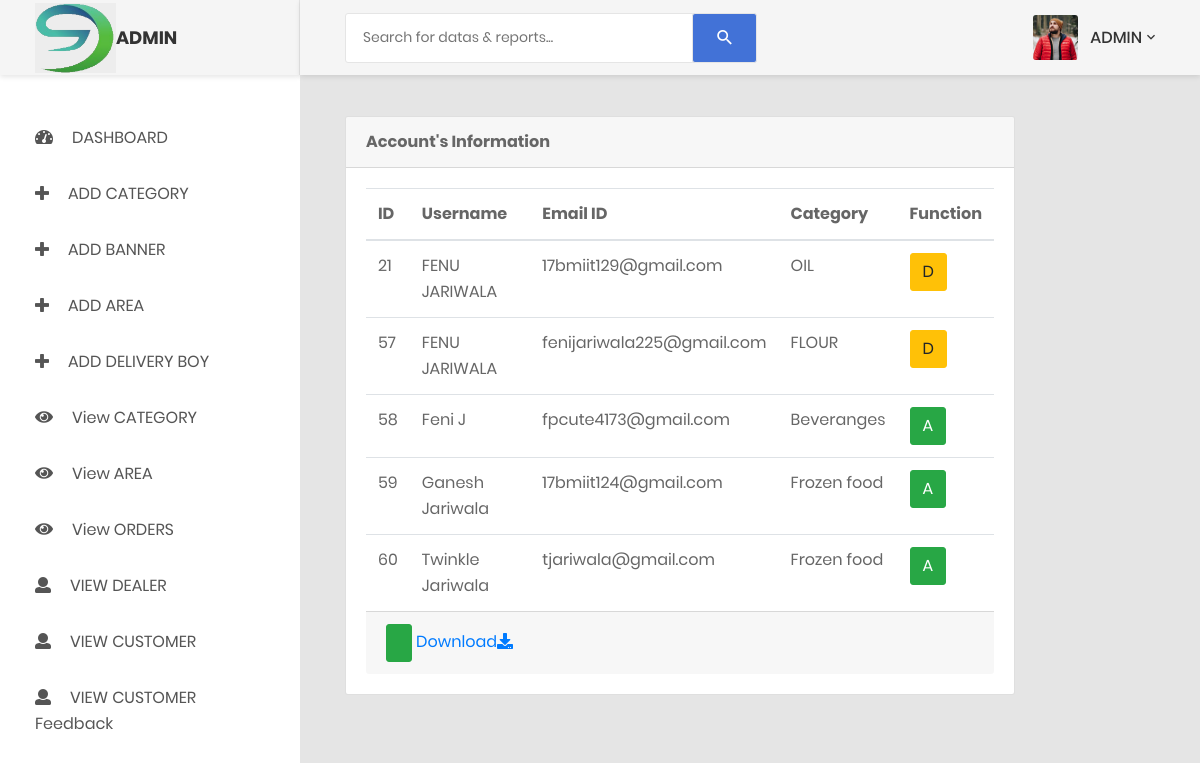
Page /ADMINDEALERSIDE/VIEW_DEALER.php (signed in) on the committed database.
### tables this page shows
CREATE TABLE `tbl_dealer` (
  `DEALER_ID` int(11) NOT NULL,
  `DEALER_NAME` varchar(255) DEFAULT NULL,
  `DEALER_EMAIL` varchar(255) DEFAULT NULL,
  `DEALER_PASSWORD` varchar(255) DEFAULT NULL,
  `DEALER_CATEGORY` varchar(30) DEFAULT NULL,
  `DEALER_OTP` int(11) DEFAULT NULL,
  `DEALER_STATUS` char(1) DEFAULT NULL,
  `DEALER_PROFILE` varchar(255) NOT NULL
);

### ADMINDEALERSIDE/VIEW_DEALER.php (the view, shortened to what this page needs)
<?php
include_once './includes/config.php';
?>
<!DOCTYPE html>
<html>
    <head>
        <?php include_once './includes/links.php'; ?>
    </head>
    <body><?php
        include_once './includes/header.php';
        include_once './includes/sidebar.php';
        ?>
         <div class="main-content">
                <div class="section__content section__content--p30">
                    <div class="container-fluid">
                        <div class="row">
                            <div class="col-lg-10">
                                <div class="card">
                                    <div class="card-header">
                                        <strong>Account's Information</strong>
                                    </div>
                                    <div class="card-body card-block">
	<table class="table">
		<thead>
			<tr>
				<th>ID</th>
				<th>Username</th>
                                <th>Email ID</th>
                                <th>Category</th>
				<th>Function</th>
			</tr>
		</thead>
		<tbody>
			<?php
				$result=  mysqli_query($con, "select * from tbl_dealer");
				while($row = mysqli_fetch_array($result)){
					echo "<tr>";
					echo "<td>".$row['DEALER_ID']."</td>";
					echo "<td>".$row['DEALER_NAME']."</td>";
                                        echo "<td>".$row['DEALER_EMAIL']."</td>";
                                        echo "<td>".$row['DEALER_CATEGORY']."</td>";
					if($row['DEALER_STATUS']=='A') {
                                            $ID=$row['DEALER_ID'];
						echo "<td><a href='update_status.php?userid=$ID' class='btn btn-success'>".$row['DEALER_STATUS']."</a></td>";
					}
                                        if($row['DEALER_STATUS']=='D'){
						echo "<td><a href='update_status.php?userid=$row[DEALER_ID]' class='btn btn-warning'>".$row['DEALER_STATUS']."</a></td>";
					}
					echo "</tr>";
				}
			?>
		</tbody>
	</table>
									 <div class="card-footer">
                                            <input type="button" class="btn btn-primary btn-success" name="submit">
                                            <a href="dealer_pdf_download.php">Download<i class="fa fa-download" aria-hidden="true"> </i></a>
                                    </div>
</div>
                                </div></div></div></div></div></div>
    </body>
</html>

### ADMINDEALERSIDE/includes/header.php (shortened to what this page needs)
<?php $b=$_SESSION['name'];
if($b=='ADMIN'){ ?>
<div class="page-container">
            <header class="header-desktop">
                <div class="section__content section__content--p30">
                    <div class="container-fluid">
                        <div class="header-wrap">
                            <form class="form-header" action="" method="POST">
                                <input class="au-input au-input--xl" type="text" style="height: 50px;" name="search" placeholder="Search for datas &amp; reports..." />
                                <button class="au-btn--submit" type="submit">
                                    <i class="zmdi zmdi-search"></i>
                                </button>
                            </form>
                            <div class="header-button">
                                <div class="account-wrap">
                                    <div class="account-item clearfix js-item-menu">
                                        <div class="image">
                                            <?php  $query = mysqli_query($con, "select * from tbl_admin where ADMIN_EMAIL='" . $_SESSION['alogin'] . "'");
                                                $row=  mysqli_fetch_array($query);
                                            ?>
                                            <img src="profileimagesADMIN/<?php echo htmlentities($row['ADMIN_ID']);?>/<?php echo htmlentities($row['ADMIN_PROFILE']);?>" alt="<?php $u=$_SESSION['name']; echo '"$u"'; ?>" />
                                        </div>
                                        <div class="content">
                                            <a class="js-acc-btn" href="#" style="text-decoration: none;"><?php $u=$_SESSION['name']; echo "$u"; ?></a>
                                        </div>
                                    </div>
                                </div>
                            </div>
                        </div>
                    </div>
                </div>
            </header>
            <?php } ?>

### rows in the picture
tbl_dealer: DEALER_ID "21", DEALER_NAME "FENU JARIWALA", DEALER_EMAIL "17bmiit129@gmail.com", DEALER_CATEGORY "OIL", DEALER_STATUS "D"
tbl_dealer: DEALER_ID "57", DEALER_NAME "FENU JARIWALA", DEALER_EMAIL "fenijariwala225@gmail.com", DEALER_CATEGORY "FLOUR", DEALER_STATUS "D"
tbl_dealer: DEALER_ID "58", DEALER_NAME "Feni J", DEALER_EMAIL "fpcute4173@gmail.com", DEALER_CATEGORY "Beveranges", DEALER_STATUS "A"
tbl_dealer: DEALER_ID "59", DEALER_NAME "Ganesh Jariwala", DEALER_EMAIL "17bmiit124@gmail.com", DEALER_CATEGORY "Frozen food", DEALER_STATUS "A"
tbl_dealer: DEALER_ID "60", DEALER_NAME "Twinkle Jariwala", DEALER_EMAIL "tjariwala@gmail.com", DEALER_CATEGORY "Frozen food", DEALER_STATUS "A"

### other values in the picture
$u "ADMIN"
